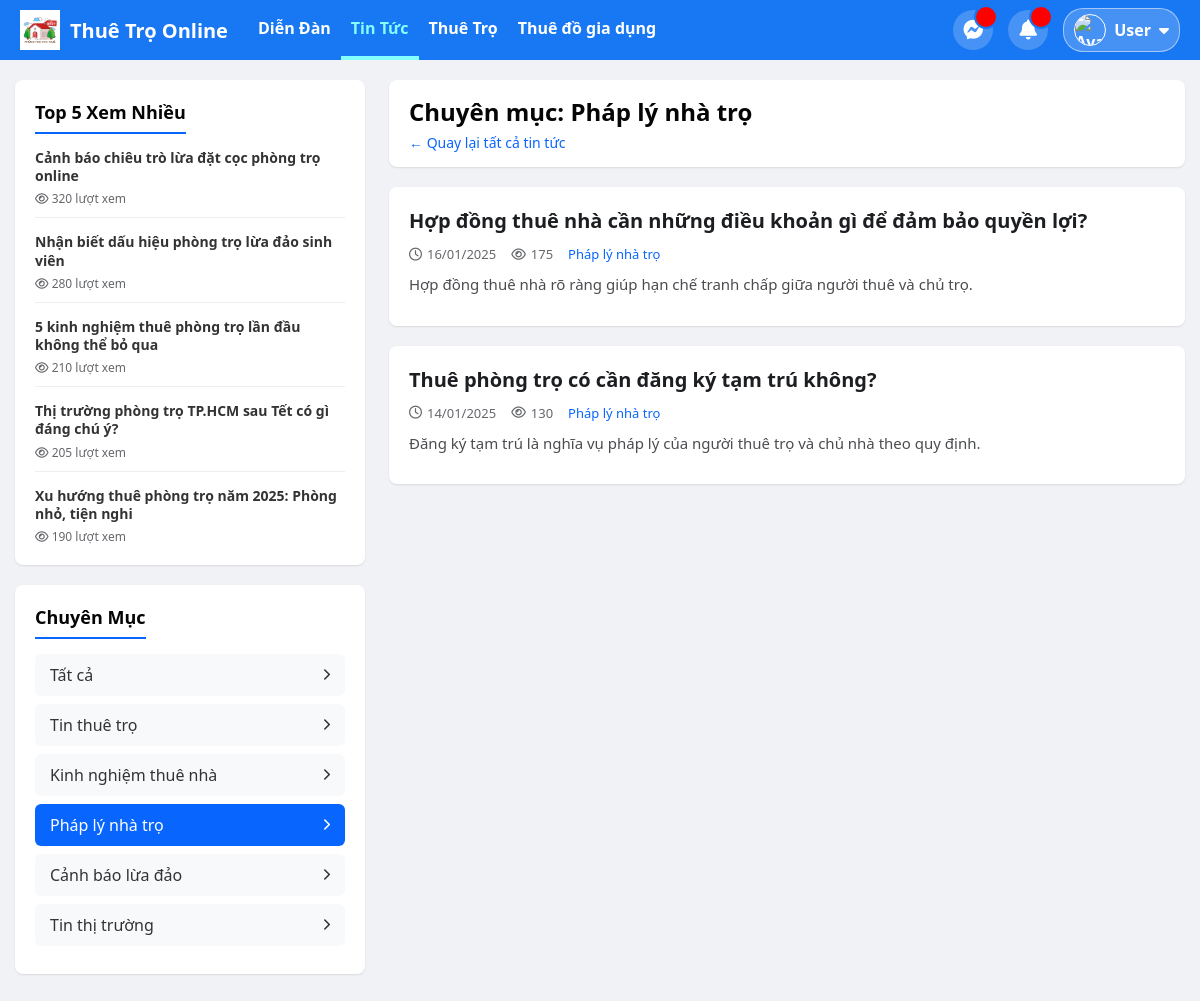
Screenshot of /news.php?category=Pháp+lý+nhà+trọ (signed in) with the database file from the repository.
### tables this page shows
CREATE TABLE news (
    id INT AUTO_INCREMENT PRIMARY KEY,
    title VARCHAR(255) NOT NULL COMMENT 'Tiêu đề tin',
    slug VARCHAR(255) NOT NULL UNIQUE COMMENT 'Slug SEO',
    image_url VARCHAR(255) DEFAULT NULL COMMENT 'Ảnh đại diện tin',
    category VARCHAR(100) NOT NULL COMMENT 'Thể loại tin tức',
    summary TEXT COMMENT 'Mô tả ngắn',
    content LONGTEXT NOT NULL COMMENT 'Nội dung chi tiết',
    views INT DEFAULT 0 COMMENT 'Lượt xem',
    created_at DATETIME DEFAULT CURRENT_TIMESTAMP COMMENT 'Ngày đăng',
    INDEX idx_category (category),
    INDEX idx_views (views)
);

### public/news.php (the view, shortened to what this page needs)
<?php
require_once __DIR__ . '/../config/db.php';
try {
    $stmtTop = $pdo->query("SELECT * FROM news ORDER BY views DESC LIMIT 5");
    $topNews = $stmtTop->fetchAll();
} catch (PDOException $e) {
    $topNews = [];
}
$category = isset($_GET['category']) ? $_GET['category'] : null;
$newsList = [];
try {
    $page = isset($_GET['page']) ? (int)$_GET['page'] : 1;
    $limit = 10;
    $offset = ($page - 1) * $limit;
    if ($category) {
        $stmtList = $pdo->prepare("SELECT * FROM news WHERE category = ? ORDER BY created_at DESC LIMIT :limit OFFSET :offset");
        $stmtList->bindParam(':limit', $limit, PDO::PARAM_INT);
        $stmtList->bindParam(':offset', $offset, PDO::PARAM_INT);
        $stmtList->bindValue(1, $category);
        $stmtList->execute();
    } else {
        $stmtList = $pdo->prepare("SELECT * FROM news ORDER BY created_at DESC LIMIT :limit OFFSET :offset");
        $stmtList->bindParam(':limit', $limit, PDO::PARAM_INT);
        $stmtList->bindParam(':offset', $offset, PDO::PARAM_INT);
        $stmtList->execute();
    }
    $newsList = $stmtList->fetchAll();
} catch (PDOException $e) {
    $newsList = [];
}
$categories = [
    'Tin thuê trọ',
    'Kinh nghiệm thuê nhà',
    'Pháp lý nhà trọ',
    'Cảnh báo lừa đảo',
    'Tin thị trường'
];
?>
<!doctype html>
<html lang="vi">
<head>
    <link rel="stylesheet" href="/assets/css/style.css">
    <link rel="stylesheet" href="https://cdnjs.cloudflare.com/ajax/libs/font-awesome/6.4.0/css/all.min.css">
</head>
<body>
<?php include __DIR__ . '/includes/header.php'; ?>
<div class="container">
    <aside>
        <div class="sidebar-card">
            <div class="sidebar-title">Top 5 Xem Nhiều</div>
            <div class="top-news-list">
                <?php if (count($topNews) > 0): ?>
                    <?php foreach ($topNews as $item): ?>
                        <a href="/news-detail.php?id=<?= $item['id'] ?>" class="top-news-item">
                            <div class="top-news-info">
                                <h4><?= htmlspecialchars($item['title']) ?></h4>
                                <div class="top-news-views"><i class="fa-regular fa-eye"></i> <?= number_format($item['views']) ?> lượt xem</div>
                            </div>
                        </a>
                    <?php endforeach; ?>
                <?php else: ?>
                    <p>Chưa có tin tức nào.</p>
                <?php endif; ?>
            </div>
        </div>
        <div class="sidebar-card">
            <div class="sidebar-title">Chuyên Mục</div>
            <ul class="category-list">
                <li class="category-item">
                    <a href="/news.php" class="category-link <?= !$category ? 'active' : '' ?>">
                        Tất cả <i class="fa-solid fa-chevron-right"></i>
                    </a>
                </li>
                <?php foreach ($categories as $cat): ?>
                    <li class="category-item">
                        <a href="/news.php?category=<?= urlencode($cat) ?>" class="category-link <?= $category === $cat ? 'active' : '' ?>">
                            <?= htmlspecialchars($cat) ?> <i class="fa-solid fa-chevron-right"></i>
                        </a>
                    </li>
                <?php endforeach; ?>
            </ul>
        </div>
    </aside>
    <main>
        <div class="news-header">
            <?php if ($category): ?>
                <h1>Chuyên mục: <?= htmlspecialchars($category) ?></h1>
                <a href="/news.php" style="font-size: 14px; text-decoration: none; color: var(--primary-color); margin-top: 5px; display:block;">&larr; Quay lại tất cả tin tức</a>
            <?php else: ?>
                <h1>Tin Tức Mới Nhất</h1>
            <?php endif; ?>
        </div>
        <div class="news-list">
            <?php if (count($newsList) > 0): ?>
                <?php foreach ($newsList as $news): ?>
                    <article class="news-item">
                        <div class="news-content">
                            <h2 class="news-title">
                                <a href="/news-detail.php?id=<?= $news['id'] ?>"><?= htmlspecialchars($news['title']) ?></a>
                            </h2>
                            <div class="news-meta">
                                <span><i class="fa-regular fa-clock"></i> <?= date('d/m/Y', strtotime($news['created_at'])) ?></span>
                                <span><i class="fa-regular fa-eye"></i> <?= number_format($news['views']) ?></span>
                                <span style="color: var(--primary-color); font-weight: 500;"><?= htmlspecialchars($news['category']) ?></span>
                            </div>
                            <div class="news-summary">
                                <?= htmlspecialchars($news['summary']) ?>
                            </div>
                        </div>
                    </article>
                <?php endforeach; ?>
            <?php endif; ?>
        </div>
    </main>
</div>
<?php if (file_exists(__DIR__ . '/includes/footer.php')) include __DIR__ . '/includes/footer.php'; ?>
</body>
</html>

### public/assets/css/style.css (style rules this page uses)
body { font-family: Arial, sans-serif; margin: 16px; }

### public/news.php (style rules this page uses)
:root { --bg-color: #f0f2f5; --card-bg: #ffffff; --primary-color: #0866ff; --text-color: #050505; --secondary-text: #65676b; --divider: #ced0d4; }
body { font-family: 'Segoe UI', Helvetica, Arial, sans-serif; background-color: var(--bg-color); margin: 0; padding: 0; color: var(--text-color); }
.container { max-width: 1200px; margin: 20px auto; padding: 0 15px; display: grid; grid-template-columns: 350px 1fr; gap: 24px; }
aside { position: sticky; top: 20px; height: fit-content; }
.sidebar-card { background: var(--card-bg); border-radius: 8px; box-shadow: 0 1px 2px rgba(0, 0, 0, 0.1); padding: 20px; margin-bottom: 20px; }
.sidebar-title { font-size: 18px; font-weight: 700; margin-bottom: 15px; border-bottom: 2px solid var(--primary-color); padding-bottom: 8px; display: inline-block; }
.top-news-item { display: block; margin-bottom: 15px; border-bottom: 1px solid #eee; padding-bottom: 10px; text-decoration: none; color: inherit; }
.top-news-item:last-child { border-bottom: none; margin-bottom: 0; padding-bottom: 0; }
.top-news-info h4 { margin: 0 0 5px 0; font-size: 14px; font-weight: 600; line-height: 1.3; color: #333; }
.top-news-views { font-size: 12px; color: var(--secondary-text); }
.category-list { list-style: none; padding: 0; margin: 0; }
.category-item { margin-bottom: 8px; }
.category-link { display: block; padding: 10px 15px; background: #f8f9fa; border-radius: 6px; text-decoration: none; color: #333; font-weight: 500; transition: all 0.2s; display: flex; justify-content: space-between; align-items: center; }
.category-link:hover, .category-link.active { background: var(--primary-color); color: white; }
.category-link i { font-size: 12px; }
.news-header { background: white; padding: 15px 20px; border-radius: 8px; margin-bottom: 20px; box-shadow: 0 1px 2px rgba(0,0,0,0.1); }
.news-header h1 { margin: 0; font-size: 24px; }
.news-item { background: var(--card-bg); border-radius: 8px; box-shadow: 0 1px 2px rgba(0, 0, 0, 0.1); padding: 20px; margin-bottom: 20px; transition: transform 0.2s; }
.news-content { display: flex; flex-direction: column; }
.news-title { font-size: 20px; font-weight: 700; margin: 0 0 10px 0; line-height: 1.4; }
.news-title a { text-decoration: none; color: #1c1e21; }
.news-meta { font-size: 13px; color: var(--secondary-text); margin-bottom: 10px; display: flex; align-items: center; gap: 15px; }
.news-meta span { display: flex; align-items: center; gap: 5px; }
.news-summary { font-size: 15px; color: #4b4c4f; line-height: 1.5; margin-bottom: 10px; }

### rows the page displays
news: title "Cảnh báo chiêu trò lừa đặt cọc phòng trọ online", views "320"
news: title "Nhận biết dấu hiệu phòng trọ lừa đảo sinh viên", views "280"
news: title "5 kinh nghiệm thuê phòng trọ lần đầu không thể bỏ qua", views "210"
news: title "Thị trường phòng trọ TP.HCM sau Tết có gì đáng chú ý?", views "205"
news: title "Xu hướng thuê phòng trọ năm 2025: Phòng nhỏ, tiện nghi", views "190"
news: title "Hợp đồng thuê nhà cần những điều khoản gì để đảm bảo quyền lợi?", created_at "16/01/2025", views "175", category "Pháp lý nhà trọ", summary "Hợp đồng thuê nhà rõ ràng giúp hạn chế tranh chấp giữa người thuê và chủ trọ."
news: title "Thuê phòng trọ có cần đăng ký tạm trú không?", created_at "14/01/2025", views "130", category "Pháp lý nhà trọ", summary "Đăng ký tạm trú là nghĩa vụ pháp lý của người thuê trọ và chủ nhà theo quy định."

### other values shown
$displayName "User"
$cat "Tin thuê trọ"
$cat "Kinh nghiệm thuê nhà"
$cat "Pháp lý nhà trọ"
$cat "Cảnh báo lừa đảo"
$cat "Tin thị trường"
$category "Pháp lý nhà trọ"
